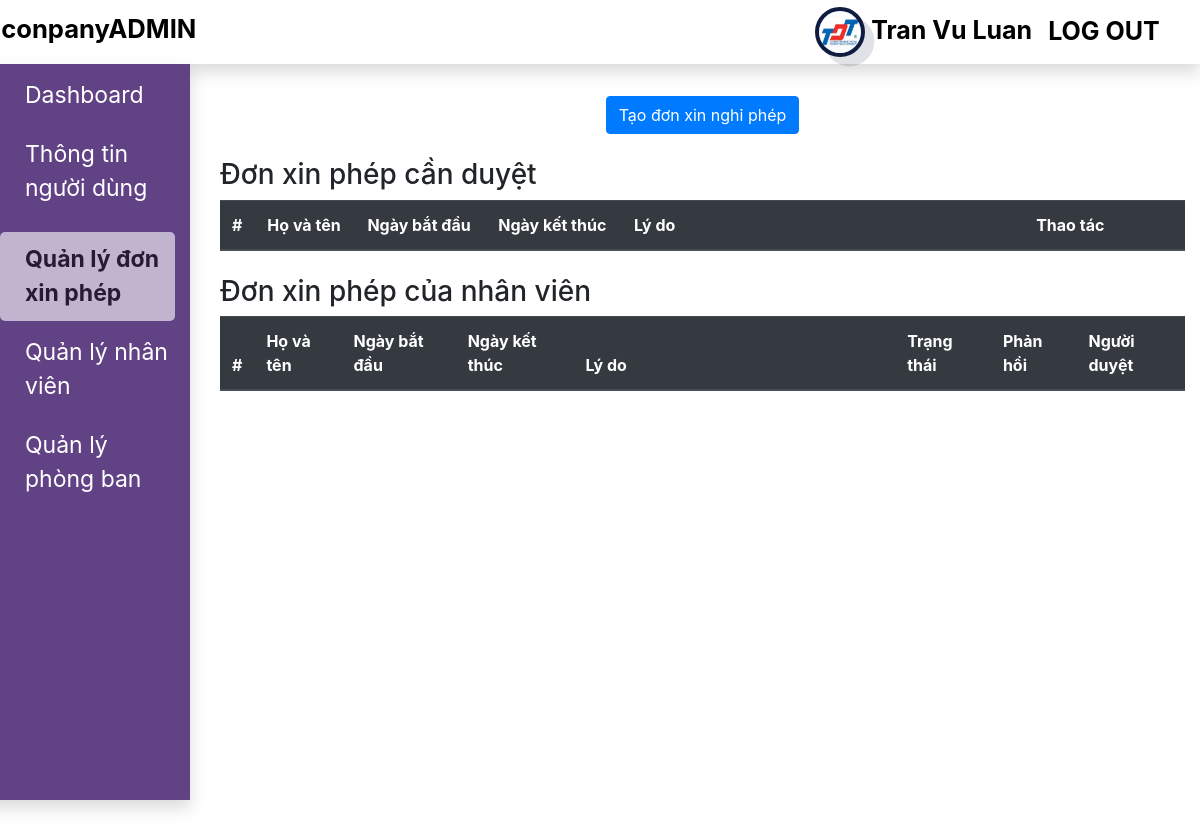
Page /?page=letter (signed in) on the earlier database version.
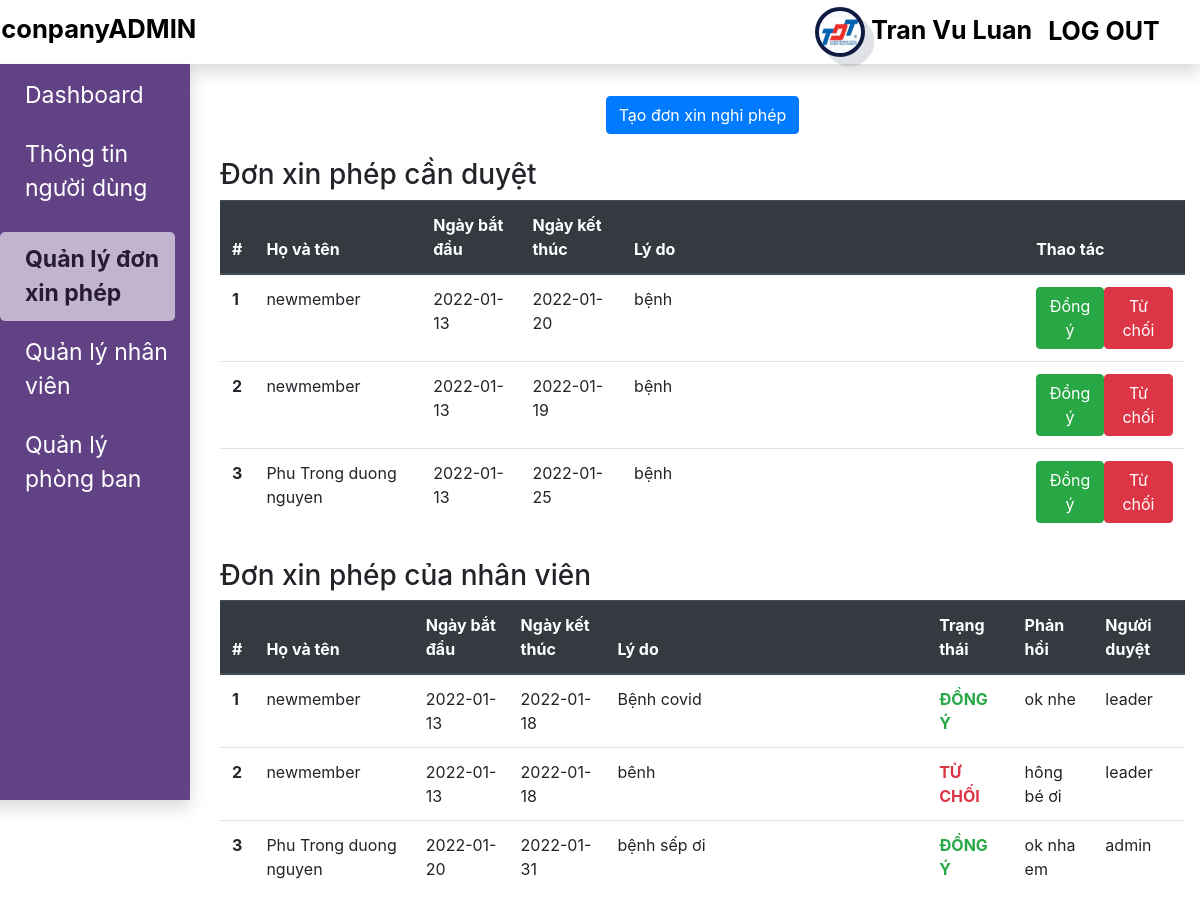
Same page on the later database version.
### tables this page shows
CREATE TABLE `nghi_phep` (
  `id` int(11) NOT NULL,
  `user_created` int(11) NOT NULL,
  `start` date NOT NULL,
  `end` date NOT NULL,
  `reason` varchar(5000) NOT NULL,
  `status` varchar(50) NOT NULL,
  `feelback` varchar(5000) NOT NULL,
  `responder` varchar(255) NOT NULL
);

CREATE TABLE `users` (
  `id` int(11) NOT NULL,
  `fullName` varchar(100) NOT NULL,
  `username` varchar(100) NOT NULL,
  `password` text NOT NULL,
  `birthday` date NOT NULL,
  `gender` varchar(10) NOT NULL,
  `role` varchar(100) NOT NULL,
  `pic` text NOT NULL,
  `department_id` int(11) DEFAULT NULL
);

### model/database.php (called while the page is built, shortened)
<?php
    class database {
        private $sql, $db, $sth;
        function database(){
            $this->db = new mysqli('localhost', 'root', '', 'company1');
        }
        function setSQL($sql_string){
            $this->sql = $sql_string;
        }
        function execute(){
            $this->sth = $this->db->prepare($this->sql);
            $this->sth->execute();
            $this->sth = $this->sth->get_result();
            return $this->sth->num_rows;
        }
        function loadRow(){
            return $this->sth->fetch_object();
        }
    }
?>

### model/xl_don_nghi_phep.php (called while the page is built, shortened)
<?php
    include_once('./model/database.php');
    class xl_don_nghi_phep extends database{
        function hien_thi_don_nghi_phep_chua_cap_phep(){
            $string_sql = "SELECT * FROM `nghi_phep` WHERE `status` = ''";
            $this->execute();
            $result = $this->loadAllRow();
            return $result;
        }
        function hien_thi_don_nghi_phep_da_cap_phep(){
            $string_sql = "SELECT * FROM `nghi_phep` WHERE `status` != ''";
            $this->execute();
            $result = $this->loadAllRow();
            return $result;
        }
    }
?>

### model/xl_nguoi_dung.php (called while the page is built, shortened)
<?php
    include_once('./model/database.php');
    class xl_nguoi_dung extends database{
        function thong_tin_nguoi_dung_theo_id_tai_khoan($id){
            $string_sql = "SELECT u.*, s.* FROM users u inner join department s on u.department_id = s.id  WHERE u.id = $id";
            $this->execute();
            $result = $this->loadRow();
            return $result;
        }
    }
?>

### lib/function_support.php (the view, shortened to what the changed rows need)
                <?php
    function in_hang_trong_don_nghi_phep ($isbutton, $arr) {
        include_once('./model/xl_nguoi_dung.php');
        $xl_nguoi_dung = new xl_nguoi_dung();
        $i = 0;
        foreach ($arr as $el) {
            $i += 1;
            ?>
                <tr>
                    <?php
                        echo('<th>'.$i.'</th>');
                        foreach($el  as $key => $val) {
                            if ($key == 'user_created') {
                                $infor = $xl_nguoi_dung->thong_tin_nguoi_dung_theo_id_tai_khoan($val);
                                echo('<td>'.$infor->fullName.'</td>');
                            } else  if( $key == 'id' ) {
                                continue;
                            } else if ($key == 'fullName'){
                                break;
                            } else if (($key == 'status' || $key == 'responder' || $key == 'feelback') && $isbutton == true){
                                break;
                            } else if ($val == '') {
                                echo('<td>'.'<b class="text-warning">WAITING...</b>'.'</td>');
                            } else {
                                if ($key == 'status') {
                                    if ($val == 'đồng ý') {
                                        echo('<td>'.'<b class="text-success">ĐỒNG Ý</b>'.'</td>');
                                    } else {
                                        echo('<td>'.'<b class="text-danger">TỪ CHỐI</b>'.'</td>');
                                    }
                                } else {
                                    echo('<td>'.$val.'</td>');
                                }
                            }
                        }
                        if($isbutton) {
                            ?>
                                <td>
                                    <div class="btn-group" role="group" aria-label="Basic example">
                                        <form action="">
                                            <button type="button" class="btn btn-success">Đồng ý</button>
                                        </form>
                                        <form action="">
                                            <button type="button" class="btn btn-danger">Từ chối</button>
                                        </form>
                                    </div>
                                </td>
                            <?php
                        }
                    ?>
                </tr>
            <?php
        }
    }
?>

### modules/hien_thi_chuc_nang.php (shortened to what the changed rows need)
<?php
    $page = $_GET['page'];
    $permission = array(
        'dashboard' => 'Dashboard',
        'infor' => 'Thông tin người dùng',
        'letter' => 'Quản lý đơn xin phép',
        'employee' => 'Quản lý nhân viên',
        'department' => 'Quản lý phòng ban'
    );
    ?>
        <div class="function fs-23">
            <?php
                foreach($permission as $key => $element) {
                    ?>
                        <div class= "<?php
                            if ($page == $key) {
                                echo("mt-3 func cur-pointer func-active");
                            } else {
                                echo("mt-1 func cur-pointer");
                            }
                        ?>">
                            <a href="<?php echo("./?page=" . $key)?>">
                                <?php echo($element) ?>
                            </a>
                        </div>
                    <?php
                }
            ?>
        </div>

Differences in the rows shown:
added nghi_phep: start "2022-01-13", end "2022-01-20", reason "bệnh", shows "Đồng ý"
now on this page (row edited): users: fullName "newmember"
added nghi_phep: start "2022-01-13", end "2022-01-19", reason "bệnh", shows "Đồng ý"
added nghi_phep: start "2022-01-13", end "2022-01-25", reason "bệnh", shows "Đồng ý"
now on this page (row edited): users: fullName "Phu Trong duong nguyen"
added nghi_phep: start "2022-01-13", end "2022-01-18", reason "Bệnh covid", status "ĐỒNG Ý", feelback "ok nhe", responder "leader"
added nghi_phep: start "2022-01-13", end "2022-01-18", reason "bênh", status "TỪ CHỐI", feelback "hông bé ơi", responder "leader"
added nghi_phep: start "2022-01-20", end "2022-01-31", reason "bệnh sếp ơi", status "ĐỒNG Ý", feelback "ok nha em", responder "admin"
